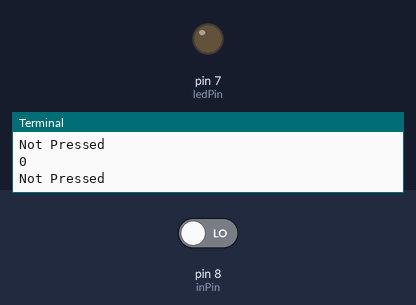
Bench run of a program on a simulated Raspberry Pi (header pin numbers). Shown: output pins drawn as LEDs (lit = HIGH), the last lines printed to the terminal. The test bench sets the inputs (shaded band); at power-on: pin 8 (inPin) LOW.

Above: at 1.2 s.
1.3 s: pin 8 (inPin) driven HIGH
At 2.5 s:
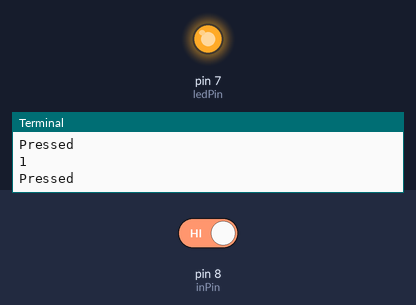
2.8 s: pin 8 (inPin) driven LOW
At 3.8 s:
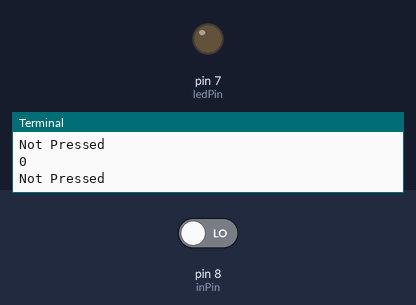
Timing chart, 0 to 5.8 s (numbered marks = the images above; inputs shaded):
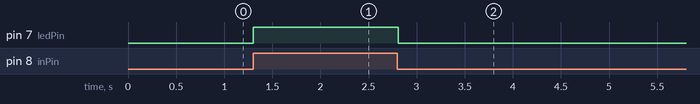

Measured:
- after the input at 1.3 s, pin 7 (ledPin): LOW → HIGH at once
- after the input at 2.8 s, pin 7 (ledPin): HIGH → LOW at once

The program:

button_led.py
```python
#program to control LED based on button
import RPi.GPIO as GPIO
import time

inPin = 8
ledPin = 7

GPIO.setwarnings(False)     ## Turn off warnings
GPIO.setmode(GPIO.BOARD)    ## Use BOARD pin numbering
GPIO.setup(inPin, GPIO.IN)  ## Set pin 8 to input
GPIO.setup(ledPin, GPIO.OUT)## Set pin 7 to output
while True:
    value = GPIO.input(inPin)   ## Read input from switch
    print(value)
    if value:
        print("Pressed")
        GPIO.output(ledPin, GPIO.HIGH)  ## Turn LED on
    else:
        print("Not Pressed")
        GPIO.output(ledPin, GPIO.LOW)   ## Turn LED off
    time.sleep(0.1)

GPIO.cleanup()
```
